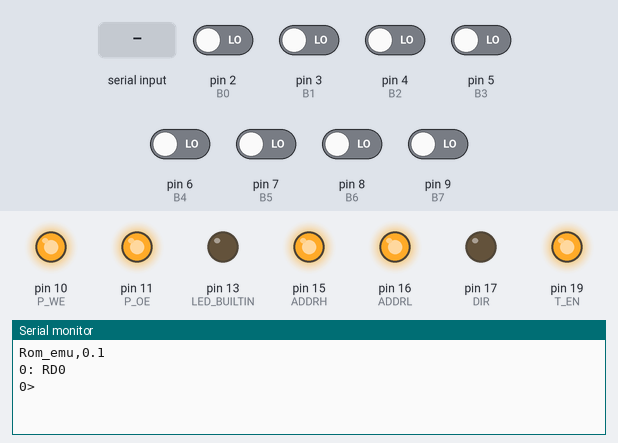
This sketch was run on a simulated Arduino Uno, built with avr-gcc and run on an emulated ATmega328P. On the bench: output pins drawn as LEDs (lit = HIGH), the last lines printed to the serial monitor. The test bench sets the inputs (shaded band); at power-on: pin 2 (B0), pin 3 (B1), pin 4 (B2), pin 5 (B3), pin 6 (B4), pin 7 (B5), pin 8 (B6), pin 9 (B7) LOW. Pins used as bus, display or sensor lines are not drawn.

Above: at 1.2 s.
1.3 s: "?\n" received over Serial
At 2.5 s:
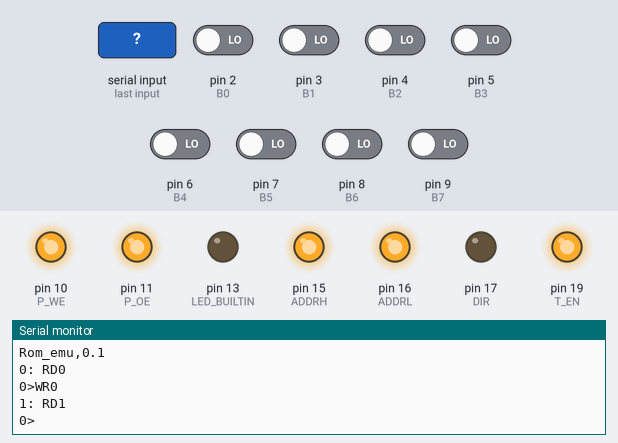
2.8 s: "5\n" received over Serial
At 3.4 s:
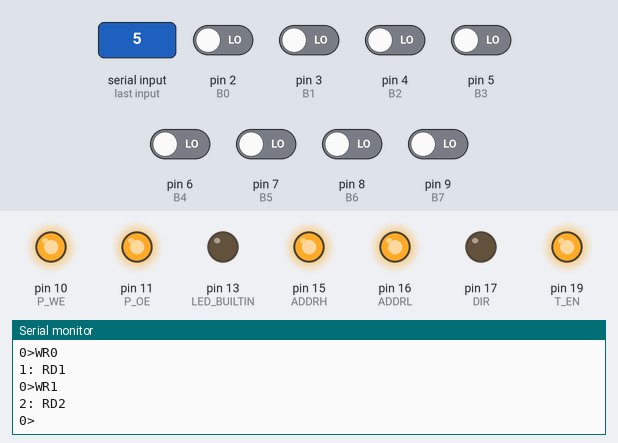
Timing chart, 0 to 5.8 s (numbered marks = the images above; inputs shaded):
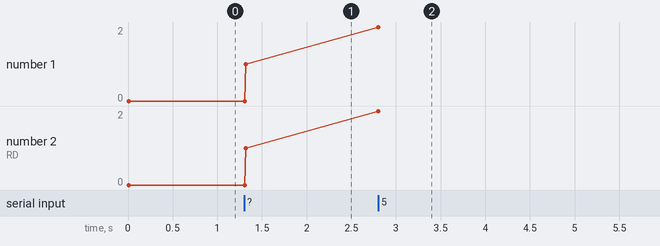

The sketch:

ROM_emu.ino
```cpp
uint16_t addr;
uint16_t user;

#define B0      2
#define B1      3
#define B2      4
#define B3      5
#define B4      6
#define B5      7
#define B6      8
#define B7      9
#define P_WE    10
#define P_OE    11
#define P_CS    12
#define MUX     14
#define ADDRH   15
#define ADDRL   16
#define DIR     17
#define T_RESET 18
#define T_EN    19
#define PWR     7

void Init_HW(void) {
  pinMode(MUX, OUTPUT);     digitalWrite(MUX, HIGH);
  pinMode(P_WE, OUTPUT);    digitalWrite(P_WE, HIGH);
  pinMode(P_OE, OUTPUT);    digitalWrite(P_OE, HIGH);
  pinMode(P_CS, OUTPUT);    digitalWrite(P_CS, HIGH);
  pinMode(ADDRH, OUTPUT);   digitalWrite(ADDRH, HIGH);
  pinMode(ADDRL, OUTPUT);   digitalWrite(ADDRL, HIGH);
  pinMode(DIR, OUTPUT);     digitalWrite(DIR, LOW);
  pinMode(T_RESET, OUTPUT); digitalWrite(T_RESET, HIGH);
  pinMode(T_EN, OUTPUT);    digitalWrite(T_EN, HIGH);

}

uint8_t BusIn(void) {
  uint8_t value = 0;

  pinMode(B0, INPUT);
  pinMode(B1, INPUT);
  pinMode(B2, INPUT);
  pinMode(B3, INPUT);
  pinMode(B4, INPUT);
  pinMode(B5, INPUT);
  pinMode(B6, INPUT);
  pinMode(B7, INPUT);

  value |= (digitalRead(B0) == HIGH) ? 0x01 : 0;
  value |= (digitalRead(B1) == HIGH) ? 0x02 : 0;
  value |= (digitalRead(B2) == HIGH) ? 0x04 : 0;
  value |= (digitalRead(B3) == HIGH) ? 0x08 : 0;
  value |= (digitalRead(B4) == HIGH) ? 0x10 : 0;
  value |= (digitalRead(B5) == HIGH) ? 0x20 : 0;
  value |= (digitalRead(B6) == HIGH) ? 0x40 : 0;
  value |= (digitalRead(B7) == HIGH) ? 0x80 : 0;

  return value;
}

void BusOut(uint8_t value) {
  pinMode(B0, OUTPUT);
  pinMode(B1, OUTPUT);
  pinMode(B2, OUTPUT);
  pinMode(B3, OUTPUT);
  pinMode(B4, OUTPUT);
  pinMode(B5, OUTPUT);
  pinMode(B6, OUTPUT);
  pinMode(B7, OUTPUT);

  digitalWrite(B0, (value & 0x01) ? HIGH : LOW);
  digitalWrite(B1, (value & 0x02) ? HIGH : LOW);
  digitalWrite(B2, (value & 0x04) ? HIGH : LOW);
  digitalWrite(B3, (value & 0x08) ? HIGH : LOW);
  digitalWrite(B4, (value & 0x10) ? HIGH : LOW);
  digitalWrite(B5, (value & 0x20) ? HIGH : LOW);
  digitalWrite(B6, (value & 0x40) ? HIGH : LOW);
  digitalWrite(B7, (value & 0x80) ? HIGH : LOW);
}

void Strobe(uint8_t pin) {
  digitalWrite(pin, LOW);
  digitalWrite(pin, HIGH);
}

uint8_t Read(uint16_t address) {
  uint8_t data;

  Serial.print("RD");
  Serial.println(address, HEX);

  BusOut(addr >> 8);
  Strobe(ADDRH);
  BusOut(addr & 0xFF);
  Strobe(ADDRL);

  digitalWrite(DIR, LOW);
  digitalWrite(P_CS, LOW);
  digitalWrite(P_OE, LOW);
  data= BusIn();
  digitalWrite(P_OE, HIGH);
  digitalWrite(P_CS, HIGH);

  return data;
}

void Write(uint8_t address, uint8_t data) {
  Serial.print("WR");
  Serial.println(address, HEX);

  BusOut(addr >> 8);
  Strobe(ADDRH);
  BusOut(addr & 0xFF);
  Strobe(ADDRL);

  digitalWrite(DIR, HIGH);
  digitalWrite(P_CS, LOW);
  digitalWrite(P_WE, LOW);
  BusOut(data);
  digitalWrite(P_WE, HIGH);
  digitalWrite(P_CS, HIGH);
  digitalWrite(DIR, LOW);
}

void ShowInfo(void) {
  Serial.write("\nRom_emu,0.1\n");
}

void HexDigit(int ch) {
  user <<= 4;

  if (isDigit(ch)) {
    user |= (ch-'0');
  }
  else {
    ch = toLowerCase(ch);
    user |= ch-'a' + 10;
  }
}

bool DoCmd(int cmd) {
  if(isHexadecimalDigit(cmd)) {
    HexDigit(cmd);
    return false;
  }
  else switch(cmd) {
    case '\r':
      return false;;
    case '?':
      ShowInfo();
      break;
    case '\n':
      Write(addr++, user);
      break;
    case '+':
      addr++;
      break;
    case '-':
      addr--;
      break;
    case ' ':
      addr = user;
      break;
  }
  return true;
}

void prompt(void) {
  Serial.print('\n');
  Serial.print(addr, HEX);
  Serial.print(": ");
  Serial.print(Read(addr), HEX);
  Serial.write('>');
}

void setup() {
  Serial.begin(19200);
  Init_HW();
  pinMode(LED_BUILTIN, OUTPUT);
  ShowInfo();
  addr = 0;
  user = 0;
  prompt();
}

void loop() {
  if(Serial.available() > 0) {
    int ch = Serial.read();
    if(DoCmd(ch)) {
      prompt();
    }
  }
}
```

Measured:
- after the input at 1.3 s, the serial monitor: prints a new line at once (image 1)
- after the input at 2.8 s, the serial monitor: prints a new line at once (image 2)
- plotted number 1: 0 → 1 after the input at 1.3 s, 1 → 2 after the input at 2.8 s
- plotted number 2: 0 → 1 after the input at 1.3 s, 1 → 2 after the input at 2.8 s
